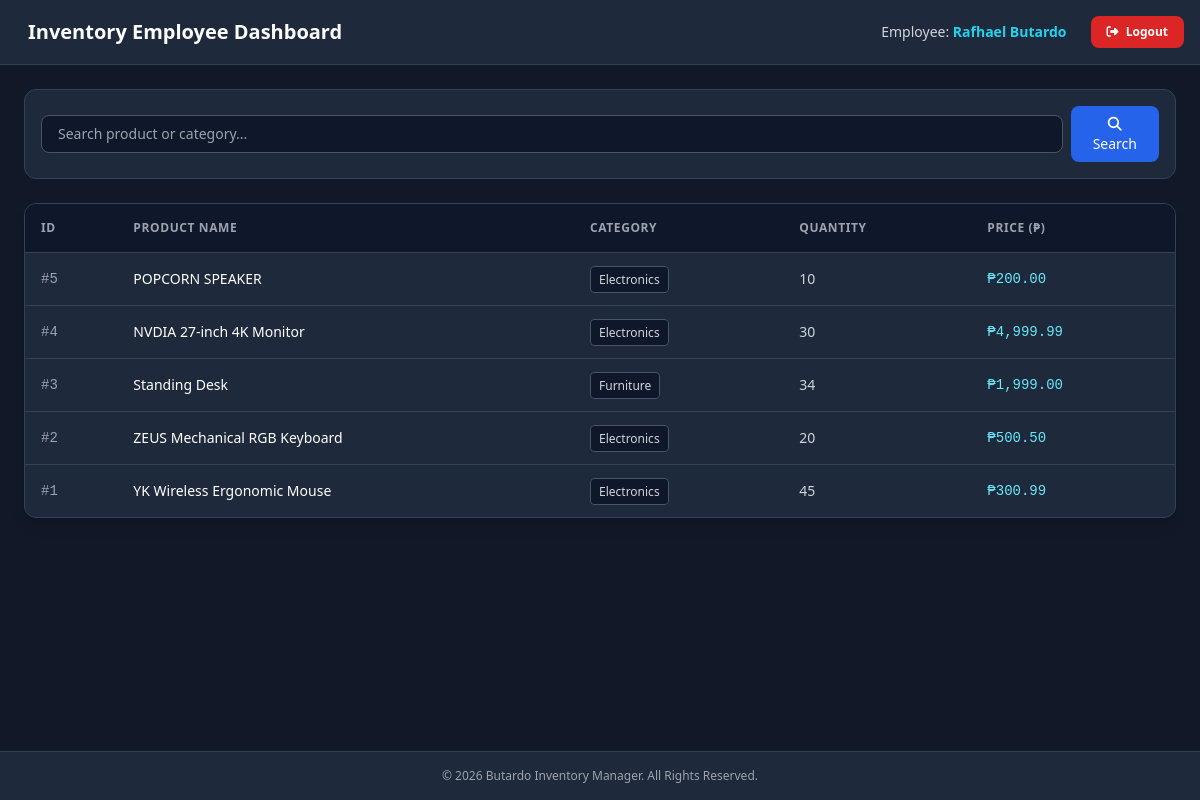
The app's page /dashboard.php (signed in) with its own data.
### tables this page shows
CREATE TABLE `products` (
  `id` int(11) NOT NULL AUTO_INCREMENT,
  `product_name` varchar(150) NOT NULL,
  `category` varchar(50) NOT NULL,
  `quantity` int(11) NOT NULL DEFAULT 0,
  `price` decimal(10,2) NOT NULL,
  `created_at` timestamp NOT NULL DEFAULT current_timestamp(),
  PRIMARY KEY (`id`)
);

### dashboard.php (the view, shortened to what this page needs)
<?php
require_once 'db.php';
$search = "";
if (isset($_GET['search'])) {
    $search = trim($_GET['search']);
    $search_term = "%" . $search . "%";
    $stmt = mysqli_prepare($conn, "SELECT * FROM products WHERE product_name LIKE ? OR category LIKE ? ORDER BY id DESC");
    mysqli_stmt_bind_param($stmt, "ss", $search_term, $search_term);
    mysqli_stmt_execute($stmt);
    $result = mysqli_stmt_get_result($stmt);
} else {
    $result = mysqli_query($conn, "SELECT * FROM products ORDER BY id DESC");
}
?>
<!DOCTYPE html>
<html lang="en">
<head>
    <script src="https://cdn.tailwindcss.com"></script>
    <link rel="stylesheet" href="https://cdnjs.cloudflare.com/ajax/libs/font-awesome/6.4.0/css/all.min.css">
    <link rel="stylesheet" href="style.css">
</head>
<body class="bg-gray-900 text-gray-100 min-h-screen flex flex-col justify-between font-sans">
    <header class="bg-slate-800 border-b border-slate-700 p-4 sticky top-0 z-50">
        <div class="max-w-7xl mx-auto flex flex-wrap justify-between items-center gap-4">
            <div class="flex items-center space-x-3">
                <span class="font-bold text-xl text-white">Inventory Employee Dashboard</span>
            </div>
            <div class="flex items-center space-x-6">
                <span class="text-sm text-gray-300">
                    Employee: <strong class="text-cyan-400"><?php echo htmlspecialchars($_SESSION['full_name']); ?></strong>
                </span>
                <a href="logout.php" class="bg-red-600 hover:bg-red-500 text-white text-xs font-semibold px-4 py-2 rounded-lg transition">
                    <i class="fa-solid fa-right-from-bracket mr-1"></i> Logout
                </a>
            </div>
        </div>
    </header>
    <main class="max-w-7xl mx-auto w-full p-4 sm:p-6 flex-grow space-y-6">
        <div class="bg-slate-800 p-4 rounded-xl border border-slate-700">
            <form action="dashboard.php" method="GET" class="flex items-center space-x-2">
                <input type="text" name="search" value="<?php echo htmlspecialchars($search); ?>" placeholder="Search product or category..."
                    class="w-full bg-slate-900 border border-slate-600 text-sm rounded-lg px-4 py-2 text-white">
                <button type="submit" class="bg-blue-600 hover:bg-blue-500 text-white px-4 py-2 rounded-lg text-sm">
                    <i class="fa-solid fa-magnifying-glass"></i> Search
                </button>
            </form>
        </div>
        <div class="bg-slate-800 rounded-xl border border-slate-700 overflow-hidden shadow-lg">
            <div class="overflow-x-auto">
                <table class="w-full text-left text-sm text-gray-300">
                    <thead class="bg-slate-900 text-xs text-gray-400 uppercase tracking-wider border-b border-slate-700">
                        <tr>
                            <th class="p-4">ID</th>
                            <th class="p-4">Product Name</th>
                            <th class="p-4">Category</th>
                            <th class="p-4">Quantity</th>
                            <th class="p-4">Price (₱)</th>
                        </tr>
                    </thead>
                    <tbody class="divide-y divide-slate-700">
                        <?php if (mysqli_num_rows($result) > 0): ?>
                            <?php while ($row = mysqli_fetch_assoc($result)): ?>
                                <tr class="hover:bg-slate-700/50 transition">
                                    <td class="p-4 font-mono text-gray-400">#<?php echo $row['id']; ?></td>
                                    <td class="p-4 font-medium text-white"><?php echo htmlspecialchars($row['product_name']); ?></td>
                                    <td class="p-4"><span class="bg-slate-900 px-2 py-1 rounded text-xs border border-slate-600"><?php echo htmlspecialchars($row['category']); ?></span></td>
                                    <td class="p-4"><?php echo $row['quantity']; ?></td>
                                    <td class="p-4 font-mono text-cyan-300">₱<?php echo number_format($row['price'], 2); ?></td>
                                </tr>
                            <?php endwhile; ?>
                        <?php else: ?>
                            <tr>
                                <td colspan="5" class="p-8 text-center text-gray-500">No inventory products found.</td>
                            </tr>
                        <?php endif; ?>
                    </tbody>
                </table>
            </div>
        </div>
    </main>
    <footer class="bg-slate-800 border-t border-slate-700 py-4 text-center text-xs text-gray-400">
        <p>&copy; <?php echo date("Y"); ?> Butardo Inventory Manager. All Rights Reserved.</p>
    </footer>
</body>
</html>

### records on screen
products: id "5", product_name "POPCORN SPEAKER", category "Electronics", quantity "10", price "200.00"
products: id "4", product_name "NVDIA 27-inch 4K Monitor", category "Electronics", quantity "30", price "4,999.99"
products: id "3", product_name "Standing Desk", category "Furniture", quantity "34", price "1,999.00"
products: id "2", product_name "ZEUS Mechanical RGB Keyboard", category "Electronics", quantity "20", price "500.50"
products: id "1", product_name "YK Wireless Ergonomic Mouse", category "Electronics", quantity "45", price "300.99"

### other values on screen
$_SESSION['full_name'] "Rafhael Butardo"
